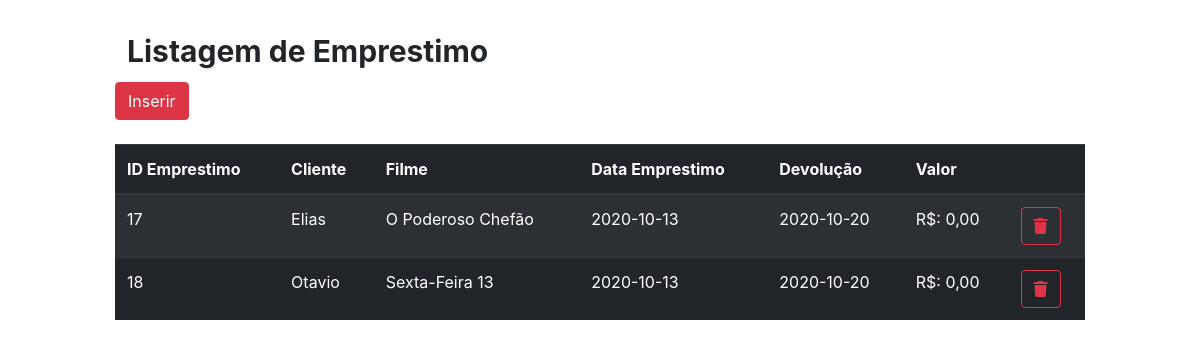
The app's page /emprestimo/lstEmprestimo.php (signed in) with its own data.
### tables this page shows
CREATE TABLE `emprestimo` (
  `id_emp` int(11) NOT NULL,
  `id_cliente` int(11) NOT NULL,
  `filme` int(11) NOT NULL,
  `data_emprestimo` date NOT NULL,
  `data_devolucao` date NOT NULL,
  `valor` float NOT NULL
);

CREATE TABLE `cliente` (
  `id` int(11) NOT NULL,
  `nome` varchar(35) NOT NULL,
  `telefone` int(11) NOT NULL,
  `celular` bigint(15) NOT NULL,
  `email` varchar(35) NOT NULL,
  `endereco` varchar(35) NOT NULL
);

CREATE TABLE `filme` (
  `id` int(11) NOT NULL,
  `titulo` varchar(35) NOT NULL,
  `categoria` int(11) NOT NULL,
  `ano` int(11) NOT NULL,
  `valor` float NOT NULL,
  `limite_dias` int(11) NOT NULL
);

### emprestimo/lstEmprestimo.php (the view, shortened to what this page needs)
<?php
    $conexao = mysqli_connect("localhost","root","");
    $rs = mysqli_query($conexao,"SELECT emprestimo.id_emp as id, emprestimo.id_cliente as cliId, cliente.nome as cliNome, emprestimo.filme as filmeid, emprestimo.data_emprestimo,
        emprestimo.data_devolucao,emprestimo.valor as valor_emp,filme.titulo,filme.valor
    FROM emprestimo INNER JOIN cliente ON emprestimo.id_cliente=cliente.id
    INNER JOIN filme ON emprestimo.filme = filme.id;");
?>
<!DOCTYPE html>
<html lang="pt_br">
<head>
    <link rel="stylesheet" href="https://stackpath.bootstrapcdn.com/bootstrap/4.1.3/css/bootstrap.min.css">
    <link rel="stylesheet" href="https://use.fontawesome.com/releases/v5.4.2/css/all.css">
</head>
<body>
<div class="container col-md-10">
<br>
<h1> <span class="badge badge-white" >Listagem de Emprestimo</span></h1>
    <input type="button" class="btn btn-danger" value="Inserir" onclick="javascript:location.href='frmInsEmp.php'">
    <br><br>
    <table class="table table-striped table-dark">
    <thead class="thead-dark">
        <tr>
            <th>ID Emprestimo</th>
            <th>Cliente</th>
            <th>Filme</th>
            <th>Data Emprestimo</th>
            <th>Devolução</th>
            <th>Valor</th>
            <th></th>
        </tr>
        </thead>
        <tbody>
        <?php while ($linha = mysqli_fetch_array($rs)) {?>
            <tr>
                <td><?php echo $linha ['id'] ?></td>
                <td><?php echo utf8_encode($linha ["cliNome"]) ?></td>
                <td><?php  echo utf8_encode($linha ["titulo"]) ?></td>
                <td><?php  echo $linha ["data_emprestimo"] ?></td>
                <td><?php  echo $linha ["data_devolucao"] ?></td>
                <td>R$: <?php echo number_format($linha ['valor_emp'],2,',','.') ?></td>
                    <td>
                      <button  class="btn btn-outline-danger bt-sm"
                       onclick="javascript: location.href='frmRemEmp.php?id=' +
                      <?php echo $linha['id'] ?>"><i class="fas fa-trash"></i></button>
                    </td>
            </tr>
        <?php }?>
    </table>
</body>
</html>

### records on screen
emprestimo: id_emp "17", id_cliente.nome "Elias", filme.titulo "O Poderoso Chefão", data_emprestimo "2020-10-13", data_devolucao "2020-10-20", valor "0,00"
emprestimo: id_emp "18", id_cliente.nome "Otavio", filme.titulo "Sexta-Feira 13", data_emprestimo "2020-10-13", data_devolucao "2020-10-20", valor "0,00"
